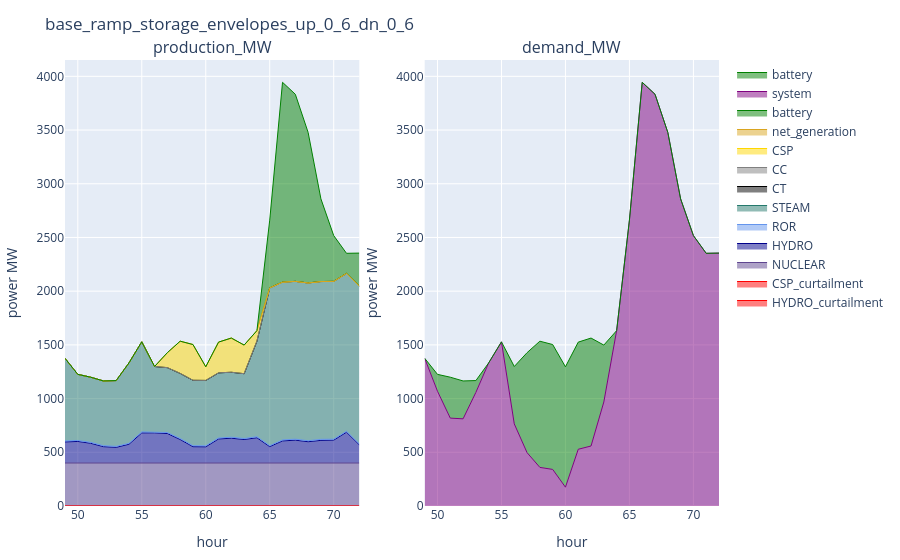

Source (notebook cell):
### Markdown cell above
### UC

### Code cell
config_ = config_1
supply_uc_ = supply_uc[(supply_uc.configuration .== config_) .& (supply_uc.day .== day_), :]
demand_uc_ = demand_uc[(demand_uc.configuration .== config_) .& (demand_uc.day .== day_), :]
reserve_uc_ = reserve_uc[(reserve_uc.configuration .== config_) .& (reserve_uc.day .== day_), :]
plot_supply_demand(supply_uc_, demand_uc_, string(config_))

### Figure 1 — Plotly figure (JSON) as saved in the notebook; plotly's stock layout.template omitted (floating-point values rounded to 4 significant figures)
{"data": [{"line": {"color": "red", "shape": "line", "width": 1}, "mode": "lines", "name": "HYDRO_curtailment", "stackgroup": "one", "type": "scatter", "x": [49, 50, 51, 52, 53, 54, 55, 56, 59, 60, 61, 62, 63, 64, 65, 66, 67, 68, 69, 70, 71, 72], "xaxis": "x1", "y": [6.038e-12, 6.03e-12, 6.067e-12, 6.072e-12, 6.033e-12, 6.062e-12, 6.068e-12, 6.054e-12, 6.093e-12, 6.036e-12, 6.001e-12, 6.015e-12, 6.125e-12, 5.802e-12, 5.034e-12, 5.016e-12, 5.01e-12, 5.009e-12, 4.964e-12, 5.016e-12, 4.992e-12, 5.02e-12], "yaxis": "y1"}, {"line": {"color": "red", "shape": "line", "width": 1}, "mode": "lines", "name": "CSP_curtailment", "stackgroup": "one", "type": "scatter", "x": [57, 58], "xaxis": "x1", "y": [6.082e-12, 6.025e-12], "yaxis": "y1"}, {"line": {"color": "rgba(95, 70, 144, 1)", "shape": "line", "width": 1}, "mode": "lines", "name": "NUCLEAR", "stackgroup": "one", "type": "scatter", "x": [49, 50, 51, 52, 53, 54, 55, 56, 57, 58, 59, 60, 61, 62, 63, 64, 65, 66, 67, 68, 69, 70, 71, 72], "xaxis": "x1", "y": [400.0, 400.0, 400.0, 400.0, 400.0, 400.0, 400.0, 400.0, 400.0, 400.0, 400.0, 400.0, 400.0, 400.0, 400.0, 400.0, 400.0, 400.0, 400.0, 400.0, 400.0, 400.0, 400.0, 400.0], "yaxis": "y1"}, {"line": {"color": "darkblue", "shape": "line", "width": 1}, "mode": "lines", "name": "HYDRO", "stackgroup": "one", "type": "scatter", "x": [49, 50, 51, 52, 53, 54, 55, 56, 57, 58, 59, 60, 61, 62, 63, 64, 65, 66, 67, 68, 69, 70, 71, 72], "xaxis": "x1", "y": [196.7, 200.9, 183.9, 152.3, 146.1, 174.9, 280.5, 281.1, 274.7, 219.1, 152.1, 151.1, 224.1, 231.1, 219.1, 235.3, 152.7, 205.9, 212.9, 198.3, 211.1, 213.1, 286.9, 169.9], "yaxis": "y1"}, {"line": {"color": "cornflowerblue", "shape": "line", "width": 1}, "mode": "lines", "name": "ROR", "stackgroup": "one", "type": "scatter", "x": [49, 50, 51, 52, 53, 54, 55, 56, 57, 58, 59, 60, 61, 62, 63, 64, 65, 66, 67, 68, 69, 70, 71, 72], "xaxis": "x1", "y": [9.098, 9.098, 9.098, 9.303, 9.098, 9.098, 9.502, 9.303, 9.303, 9.303, 9.303, 9.303, 9.098, 9.303, 9.303, 9.502, 9.303, 9.303, 9.303, 9.303, 9.502, 9.098, 9.303, 9.098], "yaxis": "y1"}, {"line": {"color": "rgba(36, 121, 108, 1)", "shape": "line", "width": 1}, "mode": "lines", "name": "STEAM", "stackgroup": "one", "type": "scatter", "x": [49, 50, 51, 52, 53, 54, 55, 56, 57, 58, 59, 60, 61, 62, 63, 64, 65, 66, 67, 68, 69, 70, 71, 72], "xaxis": "x1", "y": [769.1, 615.6, 606.2, 602.6, 612.5, 748.2, 838.2, 608.3, 604.1, 606.1, 609.0, 608.8, 606.4, 604.8, 603.2, 889.8, 1469.0, 1469.0, 1469.0, 1469.0, 1469.0, 1469.0, 1469.0, 1469.0], "yaxis": "y1"}, {"line": {"color": "black", "shape": "line", "width": 1}, "mode": "lines", "name": "CT", "stackgroup": "one", "type": "scatter", "x": [49, 50, 51, 52, 53, 54, 55, 56, 57, 58, 59, 60, 61, 62, 63, 64, 65, 66, 67, 68, 69, 70, 71, 72], "xaxis": "x1", "y": [0, 0, 0, 0, 0, 0, 0, 0, 0, 0, 0, 0, 0, 0, 0, 0, 0, 0, 0, 0, 0, 0, 0, 0], "yaxis": "y1"}, {"line": {"color": "grey", "shape": "line", "width": 1}, "mode": "lines", "name": "CC", "stackgroup": "one", "type": "scatter", "x": [49, 50, 51, 52, 53, 54, 55, 56, 57, 58, 59, 60, 61, 62, 63, 64, 65, 66, 67, 68, 69, 70, 71, 72], "xaxis": "x1", "y": [0, 0, 0, 0, 0, 0, 0, 0, 0, 0, 0, 0, 0, 0, 0, 0, 0, 0, 0, 0, 0, 0, 0, 0], "yaxis": "y1"}, {"line": {"color": "gold", "shape": "line", "width": 1}, "mode": "lines", "name": "CSP", "stackgroup": "one", "type": "scatter", "x": [49, 50, 51, 52, 53, 54, 55, 56, 57, 58, 59, 60, 61, 62, 63, 64, 65, 66, 67, 68, 69, 70, 71, 72], "xaxis": "x1", "y": [0, 0, 0, 0, 0, 0, 0, 0, 139.4, 299.7, 332.8, 126.6, 286.1, 318.2, 266.4, 98.0, 0, 0, 0, 0, 0, 0, 0, 0], "yaxis": "y1"}, {"line": {"color": "goldenrod", "shape": "line", "width": 1}, "mode": "lines", "name": "net_generation", "stackgroup": "one", "type": "scatter", "x": [49, 50, 51, 52, 53, 54, 55, 56, 57, 58, 59, 60, 61, 62, 63, 64, 65, 66, 67, 68, 69, 70, 71, 72], "xaxis": "x1", "y": [0, 0, 0, 0, 0, 0, 0, 0, 0, 0, 0, 0, 0, 0, 0, 0, 0, 0, 0, 0, 0, 0, 0, 0], "yaxis": "y1"}, {"line": {"color": "green", "shape": "line", "width": 1}, "mode": "lines", "name": "battery", "stackgroup": "one", "type": "scatter", "x": [49, 50, 51, 52, 53, 54, 55, 56, 57, 58, 59, 60, 61, 62, 63, 64, 65, 66, 67, 68, 69, 70, 71, 72], "xaxis": "x1", "y": [-2.625e-10, 5.182e-10, -3.514e-09, 4.264e-10, 6.501e-10, 8.292e-10, -5.235e-09, -9.884e-10, 2.583e-10, -7.148e-10, 1.794e-10, 3.862e-11, 2.392e-10, 2.172e-10, 3.54e-10, 7.586e-10, 630.4, 1860.0, 1742.0, 1401.0, 769.9, 426.2, 187.3, 306.5], "yaxis": "y1"}, {"line": {"color": "purple", "shape": "line", "width": 1}, "mode": "lines", "name": "system", "stackgroup": "one", "type": "scatter", "x": [49, 50, 51, 52, 53, 54, 55, 56, 57, 58, 59, 60, 61, 62, 63, 64, 65, 66, 67, 68, 69, 70, 71, 72], "xaxis": "x2", "y": [1375.0, 1068.0, 818.0, 811.6, 1058.0, 1332.0, 1528.0, 764.2, 496.4, 359.4, 340.6, 175.1, 528.2, 558.5, 968.4, 1633.0, 2661.0, 3944.0, 3833.0, 3478.0, 2859.0, 2517.0, 2353.0, 2354.0], "yaxis": "y2"}, {"line": {"color": "green", "shape": "line", "width": 1}, "mode": "lines", "name": "battery", "stackgroup": "one", "type": "scatter", "x": [49, 50, 51, 52, 53, 54, 55, 56, 57, 58, 59, 60, 61, 62, 63, 64, 65, 66, 67, 68, 69, 70, 71, 72], "xaxis": "x2", "y": [0, 157.6, 381.2, 352.6, 109.8, 0, 0, 534.5, 931.1, 1175.0, 1163.0, 1121.0, 997.5, 1005.0, 529.6, 0, 0, 0, 0, 0, 0, 0, 0, 0], "yaxis": "y2"}], "layout": {"annotations": [{"font": {"size": 16}, "showarrow": false, "text": "production_MW", "x": 0.225, "xanchor": "center", "xref": "paper", "y": 1, "yanchor": "bottom", "yref": "paper"}, {"font": {"size": 16}, "showarrow": false, "text": "demand_MW", "x": 0.775, "xanchor": "center", "xref": "paper", "y": 1, "yanchor": "bottom", "yref": "paper"}], "margin": {"b": 50, "l": 50, "r": 50, "t": 60}, "title": "base_ramp_storage_envelopes_up_0_6_dn_0_6", "xaxis1": {"anchor": "y1", "domain": [0, 0.45], "title": {"text": "hour"}}, "xaxis2": {"anchor": "y2", "domain": [0.55, 1], "title": {"text": "hour"}}, "yaxis1": {"anchor": "x1", "domain": [0, 1], "title": {"text": "power MW"}}, "yaxis2": {"anchor": "x2", "domain": [0, 1], "title": {"text": "power MW"}}}}
